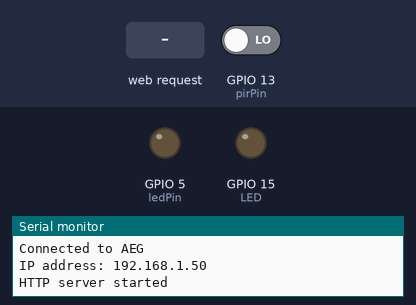
Recording of a sketch running on a simulated ESP8266 (NodeMCU). Shown: output pins drawn as LEDs (lit = HIGH), the last lines printed to the serial monitor. The inputs (shaded band) are chosen by the test bench; at power-on: GPIO 13 (pirPin) LOW. WiFi joins after 1.5 s; servers stay silent unless stated.

Above: at 3.0 s.
3.1 s: GPIO 13 (pirPin) driven HIGH
At 3.5 s:
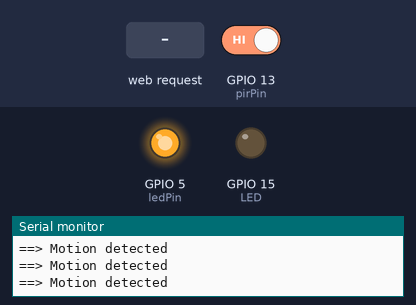
4.6 s: HTTP request GET /ledOn received
At 5.8 s:
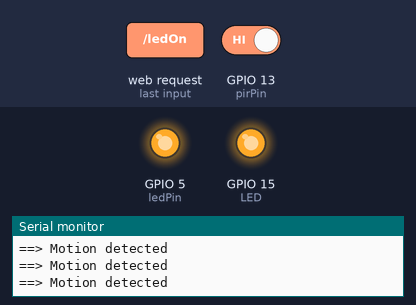
6.1 s: GPIO 13 (pirPin) driven LOW
At 7.1 s:
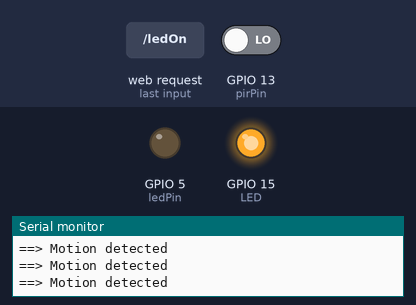
9.1 s: HTTP request GET /ledOff received
At 9.4 s:
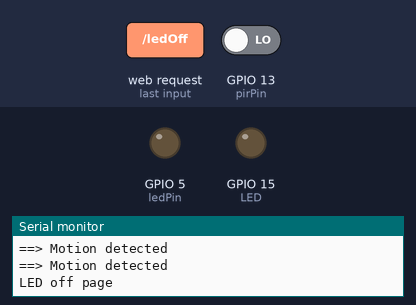
Timing chart, 0 to 11.6 s (numbered marks = the images above; inputs shaded):
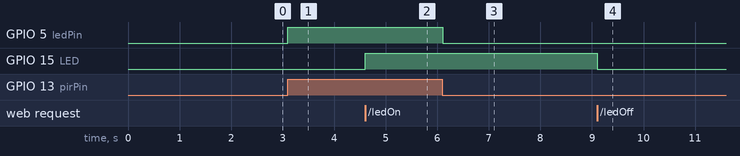

The sketch:

sketch_jun12a.ino
```cpp
// (licence header left out)
#include <ESP8266WiFi.h>

#define BLYNK_PRINT Serial    // Comment this out to disable prints and save space
#include <BlynkSimpleEsp8266.h>

//ESP Web Server Library to host a web page
#include <ESP8266WebServer.h>

char auth[] = "553ddce9a0eb45ff8e6466d578b14b2f";

/* WiFi credentials */
char ssid[] = "AEG";
char pass[] = "a1b2c3d4";

/* HC-SR501 Motion Detector */
#define ledPin 5
#define pirPin 13 // Input for HC-S501
#define LED 15
int pirValue; // Place to store read PIR Value

//Declare a global object variable from the ESP8266WebServer class.
ESP8266WebServer server(80); //Server on port 80


//---------------------------------------------------------------
//Our HTML webpage contents in program memory
const char MAIN_page[] PROGMEM = R"=====(
<!DOCTYPE html>
<html>
<body>
<center>
<h1>WiFi LED on off demo: 1</h1><br>
Ciclk to turn <a href="ledOn" target="myIframe">LED ON</a><br>
Ciclk to turn <a href="ledOff" target="myIframe">LED OFF</a><br>
LED State:<iframe name="myIframe" width="100" height="25" frameBorder="0"><br>
</center>

</body>
</html>MAIN_page
)=====";
//---------------------------------------------------------------
//On board LED Connected to GPIO2


//===============================================================
// This routine is executed when you open its IP in browser
//===============================================================
void handleRoot() {
 Serial.println("You called root page");
 String s = MAIN_page; //Read HTML contents
 server.send(200, "text/html", s); //Send web page
}

void handleLEDon() {
 Serial.println("LED on page");
 digitalWrite(LED,HIGH); //LED is connected in reverse
 server.send(200, "text/html", "ON"); //Send ADC value only to client ajax request
}

void handleLEDoff() {
 Serial.println("LED off page");
 digitalWrite(LED,LOW); //LED off
 server.send(200, "text/html", "OFF"); //Send ADC value only to client ajax request
}

/***************************************************
 * Get PIR data
 **************************************************/
void getPirValue(void)
{
  pirValue = digitalRead(pirPin);
  if (pirValue)
  {
    Serial.println("==> Motion detected");
    Blynk.notify("T==> Motion detected");
  }
  digitalWrite(ledPin, pirValue);
}

void setup()
{
  Serial.begin(115200);
  delay(10);
  Blynk.begin(auth, ssid, pass);
  pinMode(ledPin, OUTPUT);
  pinMode(pirPin, INPUT);
  digitalWrite(ledPin, LOW);

  //Onboard LED port Direction output
  pinMode(LED,OUTPUT);
  //Power on LED state off
  digitalWrite(LED,LOW);

  // Wait for connection
  while (WiFi.status() != WL_CONNECTED) {
    delay(500);
    Serial.print(".");
  }

  //If connection successful show IP address in serial monitor
  Serial.println("");
  Serial.print("Connected to ");
  Serial.println(ssid);
  Serial.print("IP address: ");
  Serial.println(WiFi.localIP());  //IP address assigned to your ESP

  server.on("/", handleRoot);      //Which routine to handle at root location. This is display page
  server.on("/ledOn", handleLEDon); //as Per  <a href="ledOn">, Subroutine to be called
  server.on("/ledOff", handleLEDoff);

  server.begin();                  //Start server
  Serial.println("HTTP server started");
}

void loop()
{
  getPirValue();
  server.handleClient();          //Handle client requests
  Blynk.run();
}
```

Measured:
- after the input at 3.1 s, GPIO 5 (ledPin): LOW → HIGH at once
- after the input at 4.6 s, GPIO 15 (LED): LOW → HIGH at once
- after the input at 6.1 s, GPIO 5 (ledPin): HIGH → LOW at once
- after the input at 9.1 s, GPIO 15 (LED): HIGH → LOW at once
